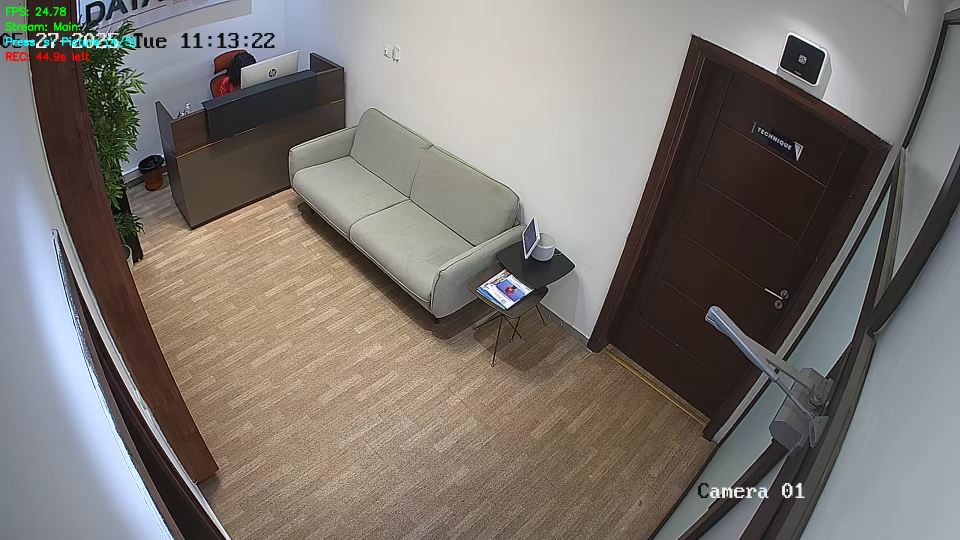
#> input picture ShapeAlertCounting/hallZone/CountingZoneHall_5.png, 1920 x 1080 px (shown at 1/2 size)
$ python CountingZonePicker.py
#> lines starting #> are read from the running program, lines starting #| are printed output that depends on the picture; after the words box and inside, x2 and y2 are one past the last pixel; in counts of white or black regions, pixels touching at a corner belong together
# Enhanced Shape Drawer with Lines, Naming, and Color Assignment
import cv2
import pickle
import numpy as np
import json

# Default dimensions for rectangular parking spaces
default_horizontal_width, default_horizontal_height = 107, 48
default_vertical_width, default_vertical_height = 48, 107

# Available colors for shapes
COLORS = {
    'red': (0, 0, 255),
    'green': (0, 255, 0),
    'blue': (255, 0, 0),
    'yellow': (0, 255, 255),
    'cyan': (255, 255, 0),
    'magenta': (255, 0, 255),
    'orange': (0, 165, 255),
    'purple': (128, 0, 128),
    'white': (255, 255, 255),
    'black': (0, 0, 0)
}

# Current modes
current_orientation = 'horizontal'  # 'horizontal' or 'vertical'
current_shape_mode = 'rectangle'    # 'rectangle', 'polygon', or 'line'

# State variables
is_resizing = False
resize_index = -1
resize_corner = None
resize_start_pos = None

# Polygon creation state
is_creating_polygon = False
current_polygon_points = []
polygon_preview_point = None

# Line creation state
is_creating_line = False
line_start_point = None
line_preview_point = None

# Shape naming and editing
show_naming_dialog = False
selected_shape_index = -1
current_input_text = ""
input_mode = "name"  # "name" or "color"

try:
    with open('CountingHallPos copy 2', 'rb') as f:
        posList = pickle.load(f)
except:
    posList = []

# Convert old format to new format with metadata
def upgrade_shape_format():
    """Upgrade old shape format to include metadata"""
    global posList
    new_posList = []

    for i, pos in enumerate(posList):
        if isinstance(pos, dict):
            # Already in new format
            new_posList.append(pos)
        else:
            # Convert old format to new format
            shape_type, points, width, height = get_shape_info(pos)

            if shape_type == 'polygon':
                new_shape = {
                    'type': 'polygon',
                    'points': points,
                    'name': f'Polygon_{i+1}',
                    'color': 'cyan'
                }
            elif shape_type == 'rectangle':
                orientation = pos[4] if len(pos) >= 5 else 'horizontal'
                new_shape = {
                    'type': 'rectangle',
                    'x': points[0][0],
                    'y': points[0][1],
                    'width': width,
                    'height': height,
                    'orientation': orientation,
                    'name': f'Parking_{i+1}',
                    'color': 'magenta' if orientation == 'horizontal' else 'cyan'
                }
            new_posList.append(new_shape)

    posList = new_posList

# [366 lines left out: functions get_default_dimensions, get_shape_info, point_in_polygon, point_to_line_distance, find_shape_at_position, show_naming_interface and 2 more, not called in this run]

def draw_instructions(img):
    """Draw instructions on the image"""
    instructions = [
        f"Mode: {current_shape_mode.upper()} | Orient: {current_orientation.upper()}",
        "Shape Modes:",
        "R - Rectangle | P - Polygon | L - Line",
        "Orientation (Rectangle):",
        "H - Horizontal | V - Vertical",
        "Actions:",
        "Left Click - Add/Edit shape",
        "Right Click - Remove/Cancel",
        "Polygon: Click points, close near start",
        "Line: Click start, then end point",
        "Click shape to name/color it",
        "Q - Quit"
    ]

    bg_height = len(instructions) * 25 + 40
    cv2.rectangle(img, (10, 10), (450, bg_height), (0, 0, 0), -1)
    cv2.rectangle(img, (10, 10), (450, bg_height), (255, 255, 255), 2)

    for i, instruction in enumerate(instructions):
        if i == 0:
            color = (0, 255, 0)
        elif ":" in instruction and not instruction.startswith(" "):
            color = (255, 255, 0)
        else:
            color = (255, 255, 255)

        cv2.putText(img, instruction, (20, 35 + i * 25),
                   cv2.FONT_HERSHEY_SIMPLEX, 0.6, color, 2)

# [21 lines left out: function draw_shape_handles, not called in this run]

def handle_keyboard_input(key):
    """Handle keyboard input for naming dialog"""
    global current_input_text, input_mode, show_naming_dialog, selected_shape_index

    if not show_naming_dialog:
        return False

    if key == 27:  # ESC
        show_naming_dialog = False
        current_input_text = ""
        selected_shape_index = -1
        return True
    elif key == 13:  # Enter
        if current_input_text.strip():
            shape = posList[selected_shape_index]
            if input_mode == "name":
                shape['name'] = current_input_text.strip()
            elif input_mode == "color" and current_input_text.lower() in COLORS:
                shape['color'] = current_input_text.lower()
            save_shapes()

        show_naming_dialog = False
        current_input_text = ""
        selected_shape_index = -1
        return True
    elif key == 9:  # Tab
        input_mode = "color" if input_mode == "name" else "name"
        current_input_text = ""
        return True
    elif key == 8:  # Backspace
        current_input_text = current_input_text[:-1]
        return True
    elif key == 127:  # Delete key
        if selected_shape_index >= 0:
            posList.pop(selected_shape_index)
            save_shapes()
        show_naming_dialog = False
        current_input_text = ""
        selected_shape_index = -1
        return True
    elif 32 <= key <= 126:  # Printable characters
        current_input_text += chr(key)
        return True

    return False

# Upgrade old format on startup
upgrade_shape_format()

# Main loop
while True:
    img = cv2.imread('CountingZoneHall_5.png')
#> img is the input picture: shape (1080, 1920, 3); mean B, G, R 112.1, 117.1, 123.3

    if img is None:
        print("Error: Could not load image 'CountingZoneHall_5.png'")
        break

    # Draw all shapes
    for i, shape in enumerate(posList):
        if not isinstance(shape, dict):
            continue

        color = COLORS.get(shape.get('color', 'white'), (255, 255, 255))
        name = shape.get('name', 'Unnamed')

        if shape['type'] == 'polygon':
            pts = np.array(shape['points'], np.int32)
            pts = pts.reshape((-1, 1, 2))
            cv2.polylines(img, [pts], True, color, 2)

            # Draw name
            center_x = sum(p[0] for p in shape['points']) // len(shape['points'])
            center_y = sum(p[1] for p in shape['points']) // len(shape['points'])
            cv2.putText(img, name, (center_x - 30, center_y),
                       cv2.FONT_HERSHEY_SIMPLEX, 0.5, color, 2)

            if is_resizing and resize_index == i:
                draw_shape_handles(img, shape)

        elif shape['type'] == 'line':
            cv2.line(img, shape['start'], shape['end'], color, 3)

            # Draw name at midpoint
            mid_x = (shape['start'][0] + shape['end'][0]) // 2
            mid_y = (shape['start'][1] + shape['end'][1]) // 2
            cv2.putText(img, name, (mid_x - 30, mid_y - 10),
                       cv2.FONT_HERSHEY_SIMPLEX, 0.5, color, 2)

            if is_resizing and resize_index == i:
                draw_shape_handles(img, shape)

        elif shape['type'] == 'rectangle':
            x, y = shape['x'], shape['y']
            width, height = shape['width'], shape['height']

            cv2.rectangle(img, (x, y), (x + width, y + height), color, 2)

            # Draw name and info
            cv2.putText(img, name, (x + 5, y + 15),
                       cv2.FONT_HERSHEY_SIMPLEX, 0.5, color, 1)
            cv2.putText(img, f"{width}x{height}", (x + 5, y + height - 5),
                       cv2.FONT_HERSHEY_SIMPLEX, 0.4, color, 1)

            if is_resizing and resize_index == i:
                draw_shape_handles(img, shape)

    # Draw creation previews
    if is_creating_polygon and current_polygon_points:
        for i, point in enumerate(current_polygon_points):
            cv2.circle(img, point, 5, (0, 255, 0), -1)
            if i > 0:
                cv2.line(img, current_polygon_points[i-1], point, (0, 255, 0), 2)

        if polygon_preview_point:
            cv2.line(img, current_polygon_points[-1], polygon_preview_point, (128, 255, 128), 1)

            if len(current_polygon_points) >= 3:
                dist_to_first = np.sqrt((polygon_preview_point[0] - current_polygon_points[0][0])**2 +
                                      (polygon_preview_point[1] - current_polygon_points[0][1])**2)
                if dist_to_first < 15:
                    cv2.line(img, current_polygon_points[-1], current_polygon_points[0], (0, 255, 0), 2)
                    cv2.putText(img, "Click to close", (polygon_preview_point[0] + 10, polygon_preview_point[1]),
                               cv2.FONT_HERSHEY_SIMPLEX, 0.7, (0, 255, 0), 2)

    if is_creating_line and line_start_point:
        cv2.circle(img, line_start_point, 5, (0, 255, 0), -1)
        if line_preview_point:
            cv2.line(img, line_start_point, line_preview_point, (0, 255, 0), 2)
            cv2.putText(img, "Click to finish line", (line_preview_point[0] + 10, line_preview_point[1]),
                       cv2.FONT_HERSHEY_SIMPLEX, 0.7, (0, 255, 0), 2)

    # Show naming dialog if active
    if show_naming_dialog and selected_shape_index >= 0:
        show_naming_interface(img, selected_shape_index)
    else:
        draw_instructions(img)
#> in draw_instructions, `cv2.rectangle(img, (10, 10), (450, bg_height), (255, 255, 255), 2)`:
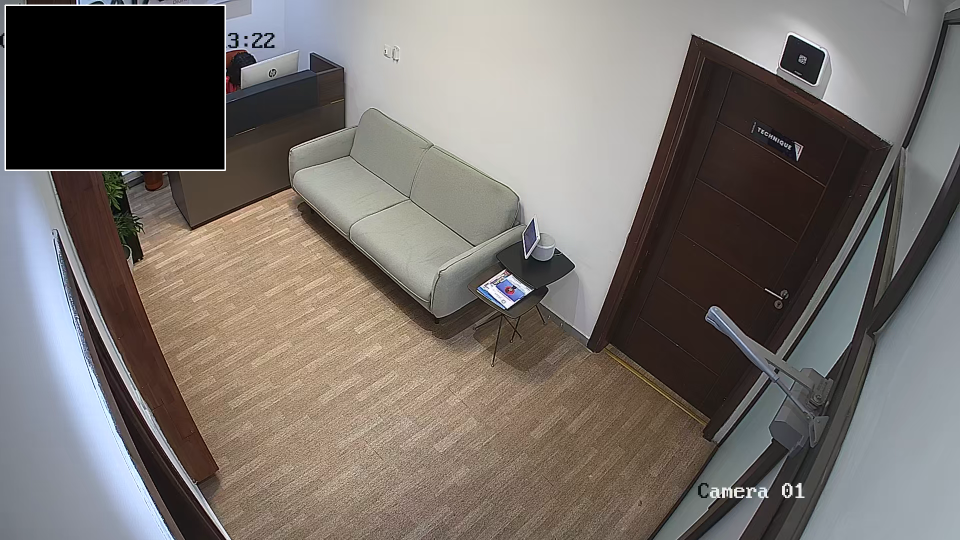
#> img: shape (1080, 1920, 3) (shown at 1/2 size); mean B, G, R 106.2, 110.9, 117.3
#> after the loop in draw_instructions, `for i, instruction in enumerate(instructions):`:
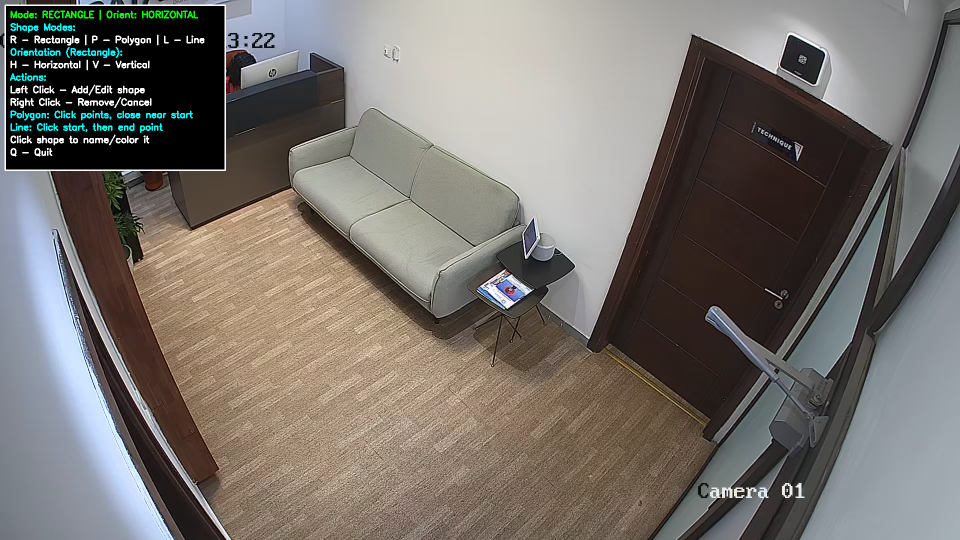
#> img: shape (1080, 1920, 3) (shown at 1/2 size); 0.93% of pixels changed, all inside (x1, y1, x2, y2) = (20, 19, 409, 313)

    cv2.imshow("Enhanced Shape Drawer", img)
    cv2.setMouseCallback("Enhanced Shape Drawer", mouseClick)

    # Handle keyboard input
    key = cv2.waitKey(1) & 0xFF
#> (key q is pressed here)

    # Handle naming dialog input first
    if handle_keyboard_input(key):
        continue

    # Regular keyboard shortcuts
    if key == ord('q') or key == ord('Q'):
        break
    elif key == ord('h') or key == ord('H'):
        current_orientation = 'horizontal'
        print("Switched to HORIZONTAL mode")
    elif key == ord('v') or key == ord('V'):
        current_orientation = 'vertical'
        print("Switched to VERTICAL mode")
    elif key == ord('r') or key == ord('R'):
        current_shape_mode = 'rectangle'
        is_creating_polygon = False
        is_creating_line = False
        current_polygon_points = []
        line_start_point = None
        print("Switched to RECTANGLE mode")
    elif key == ord('p') or key == ord('P'):
        current_shape_mode = 'polygon'
        is_creating_line = False
        line_start_point = None
        print("Switched to POLYGON mode")
    elif key == ord('l') or key == ord('L'):
        current_shape_mode = 'line'
        is_creating_polygon = False
        current_polygon_points = []
        print("Switched to LINE mode")

cv2.destroyAllWindows()
print(f"Saved {len(posList)} shapes")
print("Shapes saved to 'CountingZonePos copy' and 'shapes_config.json'")

# Print summary of shapes
shape_summary = {}
for shape in posList:
    if isinstance(shape, dict):
        shape_type = shape['type']
        if shape_type not in shape_summary:
            shape_summary[shape_type] = 0
        shape_summary[shape_type] += 1

print("\nShape Summary:")
for shape_type, count in shape_summary.items():
    print(f"- {shape_type.title()}s: {count}")

print("\nShape naming and color assignment completed!")
print("Available colors:", ', '.join(COLORS.keys()))
